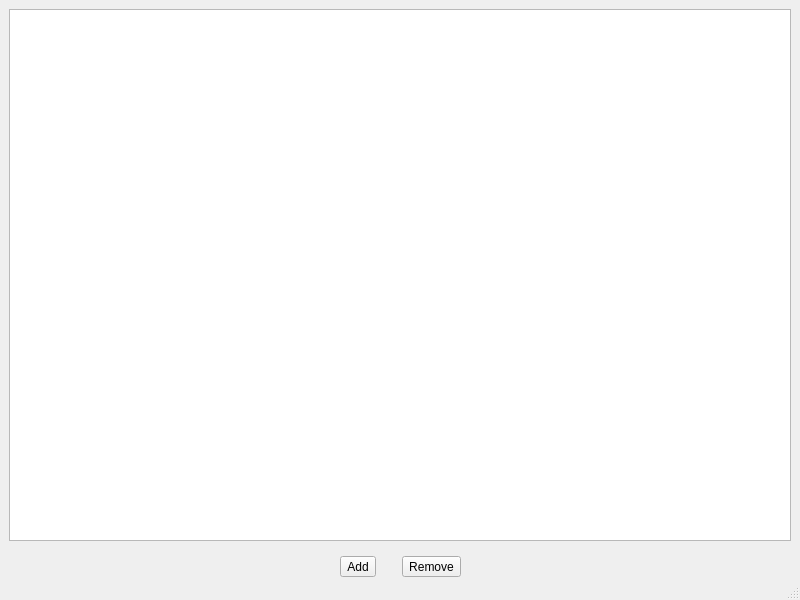
<?xml version="1.0" encoding="UTF-8"?>
<ui version="4.0">
 <class>MainWindow</class>
 <widget class="QMainWindow" name="MainWindow">
  <property name="geometry">
   <rect>
    <x>0</x>
    <y>0</y>
    <width>800</width>
    <height>600</height>
   </rect>
  </property>
  <property name="windowTitle">
   <string>MainWindow</string>
  </property>
  <widget class="QWidget" name="centralwidget">
   <layout class="QVBoxLayout" name="verticalLayout">
    <property name="bottomMargin">
     <number>0</number>
    </property>
    <item>
     <widget class="QGraphicsView" name="graphicsView"/>
    </item>
    <item>
     <widget class="QWidget" name="widget" native="true">
      <layout class="QHBoxLayout" name="horizontalLayout">
       <property name="bottomMargin">
        <number>1</number>
       </property>
       <item>
        <spacer name="horizontalSpacer">
         <property name="orientation">
          <enum>Qt::Horizontal</enum>
         </property>
         <property name="sizeHint" stdset="0">
          <size>
           <width>40</width>
           <height>20</height>
          </size>
         </property>
        </spacer>
       </item>
       <item>
        <widget class="QToolButton" name="addButton">
         <property name="text">
          <string>Add</string>
         </property>
        </widget>
       </item>
       <item>
        <spacer name="horizontalSpacer_3">
         <property name="orientation">
          <enum>Qt::Horizontal</enum>
         </property>
         <property name="sizeType">
          <enum>QSizePolicy::Fixed</enum>
         </property>
         <property name="sizeHint" stdset="0">
          <size>
           <width>20</width>
           <height>20</height>
          </size>
         </property>
        </spacer>
       </item>
       <item>
        <widget class="QToolButton" name="removeButton">
         <property name="text">
          <string>Remove</string>
         </property>
        </widget>
       </item>
       <item>
        <spacer name="horizontalSpacer_2">
         <property name="orientation">
          <enum>Qt::Horizontal</enum>
         </property>
         <property name="sizeHint" stdset="0">
          <size>
           <width>40</width>
           <height>20</height>
          </size>
         </property>
        </spacer>
       </item>
      </layout>
     </widget>
    </item>
   </layout>
  </widget>
  <widget class="QMenuBar" name="menubar">
   <property name="geometry">
    <rect>
     <x>0</x>
     <y>0</y>
     <width>800</width>
     <height>27</height>
    </rect>
   </property>
  </widget>
  <widget class="QStatusBar" name="statusbar"/>
 </widget>
 <resources/>
 <connections/>
</ui>
